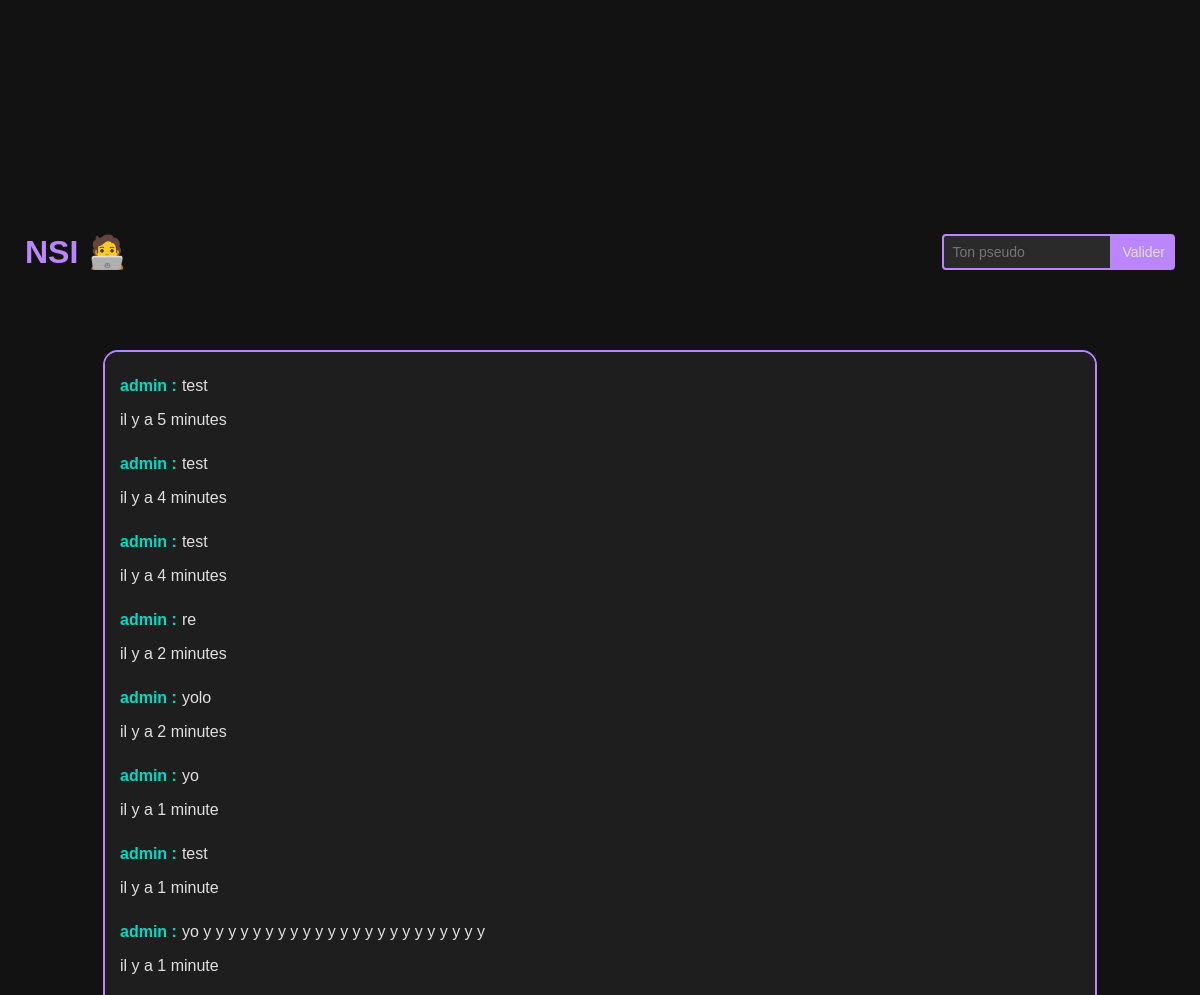
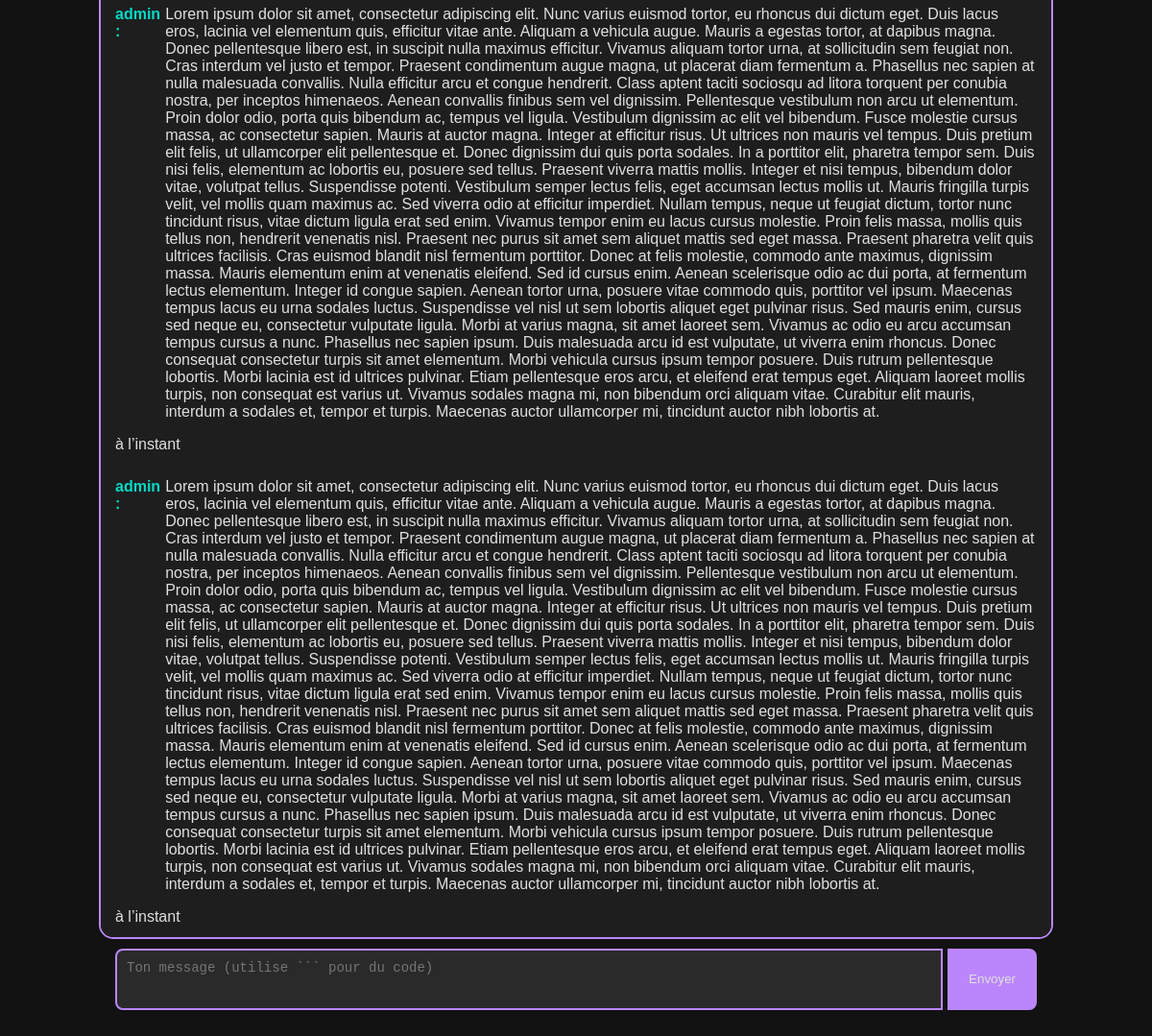
The page / on the database its author committed (2 pictures, top to bottom).
### tables this page shows
CREATE TABLE messages (
            id INTEGER PRIMARY KEY AUTOINCREMENT,
            username TEXT NOT NULL,
            message TEXT NOT NULL,
            timestamp DATETIME DEFAULT CURRENT_TIMESTAMP
        );

### backend.py (the view)
@app.route('/')
def index():
    messages = get_messages()
    return render_template('index.html', messages=messages)

### fonctions.py (called while the page is built, shortened)
def temps_ecoule(date_str: str) -> str:
    print(date_str)
    try:
        date = datetime.strptime(date_str, "%Y-%m-%d %H:%M:%S")
    except ValueError:
        return "date invalide"
    now = datetime.now()
    delta = now - date - timedelta(hours=1)
    seconds = int(delta.total_seconds())
    if seconds < 10:
        return "à l’instant"
    if seconds < 60:
        return f"il y a {seconds} seconde{'s' if seconds > 1 else ''}"
    minutes = seconds // 60
    if minutes < 60:
        return f"il y a {minutes} minute{'s' if minutes > 1 else ''}"

def get_messages():
    conn = sqlite3.connect('chat.db')
    c = conn.cursor()
    c.execute('SELECT username, message, timestamp FROM messages ORDER BY timestamp ASC')
    messages = [{'username': row[0], 'message': row[1], 'date': temps_ecoule(row[2])} for row in c.fetchall()]
    conn.close()
    return messages

### templates/index.html (shortened to what this page needs)
<!DOCTYPE html>
<html>
<head>
    <link rel="stylesheet" href="https://cdnjs.cloudflare.com/ajax/libs/highlight.js/11.7.0/styles/github-dark.min.css">
    <link rel="stylesheet" href="/public/css/style.css">
</head>
<body>
    <header>
        <h1>NSI 🧑‍💻</h1>
        <form id="formUsername" action="/set_username" method="POST">
            <input type="text" id="username" placeholder="Ton pseudo" required>
            <input type="submit" value="Valider">
        </form>
    </header>
    <div id="messages">
        {% for msg in messages %}
            {% if msg.message.split(' ')[0] == "/image" %}
                <div class="msg">
                    <div>
                        <strong>{{ msg.username }} :</strong>
                        <img src="{{ msg.message.split(' ')[1] }}" alt="Image envoyée">
                    </div>
                    <p class=>{{ msg.date }}</p>
                </div>
            {% else %}
                <div class="msg">
                    <div>
                        <strong>{{ msg.username }} :</strong>
                        <p>{{ msg.message }}</p>
                    </div>
                    <p class=>{{ msg.date }}</p>
                </div>
            {% endif %}
        {% endfor %}
    </div>
    <form id="sender">
        <textarea id="messageInput" placeholder="Ton message (utilise ``` pour du code)" rows="1" required></textarea>
        <input type="submit" value="Envoyer">
    </form>
</body>
</html>

### public/css/style.css (style rules this page uses)
body { display: flex; flex-direction: column; align-items: center; justify-content: center; width: 100vw; height: 100vh; margin: 0; padding: 0; background-color: #121212; color: #e0e0e0; font-family: Arial, sans-serif; }
body header { width: calc(100vw - 50px); padding: 10px 25px; display: flex; justify-content: space-between; align-items: center; margin-bottom: 3vh; }
body header h1 { margin: 0; color: #bb86fc; }
body header #formUsername { display: flex; }
body header #formUsername input { padding: 8px; font-size: 14px; border: 2px solid #bb86fc; background-color: #2a2a2a; color: #e0e0e0; }
body header #formUsername input[type=text] { width: 150px; border-radius: 4px 0 0 4px; }
body header #formUsername input[type=submit] { cursor: pointer; background-color: #bb86fc; transition: background-color 0.2s; border-radius: 0 4px 4px 0; }
body #messages { width: 80vw; height: 70vh; padding: 15px; background-color: #1e1e1e; border: 2px solid #bb86fc; border-radius: 15px; overflow-y: auto; margin-bottom: 10px; }
body #messages .msg { margin: 10px 0; display: flex; flex-direction: column; align-items: flex-start; justify-content: flex-start; }
body #messages .msg div { display: flex; flex-direction: row; justify-content: flex-start; align-items: flex-start; }
body #messages .msg div strong { color: #03dac6; }
body #messages .msg div p { margin: 0 0 0 5px; }
body #sender { width: 80vw; display: flex; gap: 5px; }
body #sender textarea { flex: 1; padding: 10px; font-size: 14px; border: 2px solid #bb86fc; border-radius: 8px 0 0 8px; background-color: #2a2a2a; color: #e0e0e0; resize: none; min-height: 40px; max-height: 100px; }
body #sender input[type=submit] { padding: 10px 20px; border: 2px solid #bb86fc; border-radius: 0 8px 8px 0; background-color: #bb86fc; color: #e0e0e0; cursor: pointer; transition: background-color 0.2s; }

### rows shown on the page
messages: username "admin", message "test", date "il y a 5 minutes"
messages: username "admin", message "test", date "il y a 4 minutes"
messages: username "admin", message "test", date "il y a 4 minutes"
messages: username "admin", message "re", date "il y a 2 minutes"
messages: username "admin", message "yolo", date "il y a 2 minutes"
messages: username "admin", message "yo", date "il y a 1 minute"
messages: username "admin", message "test", date "il y a 1 minute"
messages: username "admin", message "yo y y y y y y y y y y y y y y y y y y y y y y y", date "il y a 1 minute"
messages: username "admin", message "Lorem ipsum dolor sit amet, consectetur adipiscing elit. Nunc varius euismod tortor, eu rhoncus dui dictum eget. Duis lacus eros, lacinia vel elementum quis, efficitur vitae ante. Aliquam a vehicula augue. Mauris a egestas tortor, at dapibus magna. Donec pellentesque libero est, in suscipit nulla maximus efficitur. Vivamus aliquam tortor urna, at sollicitudin sem feugiat non. Cras interdum vel justo et tempor. Praesent condimentum augue magna, ut placerat diam fermentum a. Phasellus nec sapien at nulla malesuada convallis. Nulla efficitur arcu et congue hendrerit. Class aptent taciti sociosqu ad litora torquent per conubia nostra, per inceptos himenaeos. Aenean convallis finibus sem vel…", date "à l’instant"
messages: username "admin", message "Lorem ipsum dolor sit amet, consectetur adipiscing elit. Nunc varius euismod tortor, eu rhoncus dui dictum eget. Duis lacus eros, lacinia vel elementum quis, efficitur vitae ante. Aliquam a vehicula augue. Mauris a egestas tortor, at dapibus magna. Donec pellentesque libero est, in suscipit nulla maximus efficitur. Vivamus aliquam tortor urna, at sollicitudin sem feugiat non. Cras interdum vel justo et tempor. Praesent condimentum augue magna, ut placerat diam fermentum a. Phasellus nec sapien at nulla malesuada convallis. Nulla efficitur arcu et congue hendrerit. Class aptent taciti sociosqu ad litora torquent per conubia nostra, per inceptos himenaeos. Aenean convallis finibus sem vel…", date "à l’instant"
